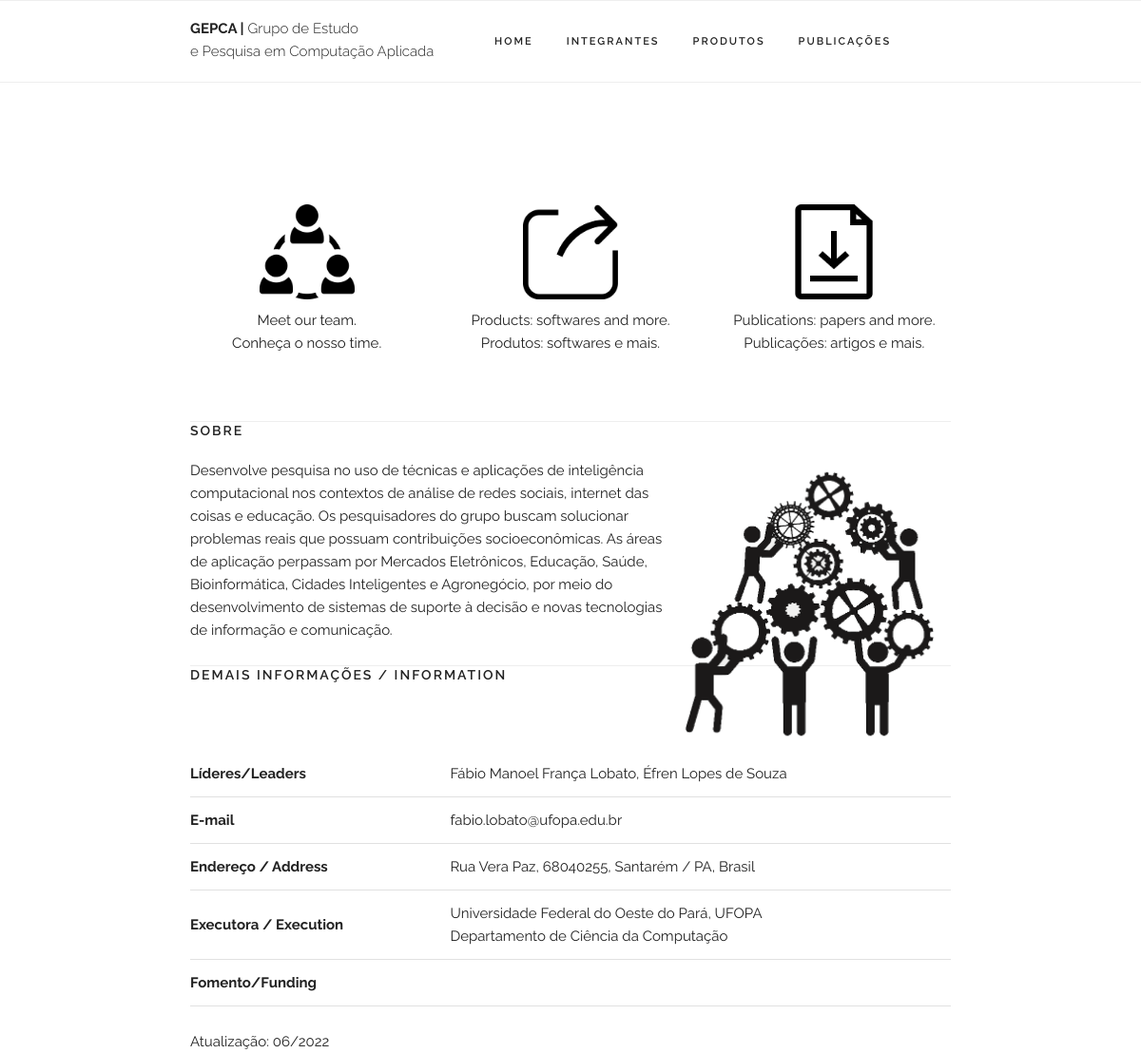
The page / on the database its author committed.
### tables this page shows
CREATE TABLE `resume` (
  `id` int(11) NOT NULL,
  `contexto` varchar(500) NOT NULL,
  `motivacao` varchar(500) NOT NULL,
  `objetivos` varchar(500) NOT NULL,
  `produtos` varchar(500) NOT NULL,
  `coordenador` text NOT NULL,
  `email` varchar(100) NOT NULL,
  `endereco` varchar(255) NOT NULL,
  `executora` varchar(100) NOT NULL,
  `keywords` varchar(100) NOT NULL,
  `fomento` text NOT NULL,
  `vigencia` text NOT NULL
);

### application/controllers/Homepage.php (called while the page is built, shortened)
<?php
class Homepage extends CI_Controller {
	public function __construct(){
		$this->load->library('form_validation');
		$this->load->model('resume_model');
	}
	public function index()
	{
		$lista = $this->resume_model->getMinicursos();
		$data['lista']  = $lista;
		$data['view']		= 'site/home';
		$this->load->view('site/template/index', $data);
	}
}

### index.php (called while the page is built, shortened)
<?php
require_once BASEPATH.'core/CodeIgniter.php';

### application/models/Resume_model.php (called while the page is built, shortened)
<?php  if ( ! defined('BASEPATH')) exit('No direct script access allowed');
class Resume_model extends CI_Model
{
	public function getMinicursos(){
	    return $this->db->get('resume')->result();
	}
}

### application/views/site/home.php (the view)
<section class="header">
      <div class="value-props row">
        <div class="four columns value-prop">
          <a href="<?php echo base_url('team') ?>"><img class="value-img" src="<?php echo base_url('public/images/users.png') ?>" width="100"></a>
          Meet our team. <br>
		  Conheça o nosso time.
        </div>
        <div class="four columns value-prop">
          <a href="prod.html"><img class="value-img" src="<?php echo base_url('public/images/products.png') ?>" width="100"></a>
          Products: softwares and more. <br>
          Produtos: softwares e mais.
        </div>
        <div class="four columns value-prop">
          <a href="data.html"><img class="value-img" src="<?php echo base_url('public/images/dataset.png') ?>" width="100"></a>
          Publications: papers and more. <br>
		  Publicações: artigos e mais.
	  </div>
    </div>
</section>
<nav class="navbar">
  <div class="container">
    <h6>
      <b><br>GEPCA |</b> Grupo de Estudo<br> e Pesquisa em Computação Aplicada
    </h6>
  </div>
  <div class="container">
    <ul class="navbar-list">
    <li class="navbar-item"><a class="navbar-link" href="<?php echo base_url('homepage#resumo') ?>">Home</a></li>
    <li class="navbar-item"><a class="navbar-link" href="<?php echo base_url('team') ?>">Integrantes</a></li>
    <li class="navbar-item"><a class="navbar-link" href="prod.html">Produtos</a></li>
    <li class="navbar-item"><a class="navbar-link" href="<?php echo base_url('publications') ?>">Publicações</a></li> </ul>
  </div>
</nav>
  <div>
    <div class="img-section">
      <img src="<?php echo base_url('public/images/imgbest.png') ?>" alt="">
    </div>
    <div class="docs-section" id="resumo">
      <h4 class="docs-header">SOBRE</h4>
      <p>
      Desenvolve pesquisa no uso de técnicas e aplicações de inteligência computacional
      nos contextos de análise de redes sociais, internet das coisas e educação.
      Os pesquisadores do grupo buscam solucionar problemas reais que possuam contribuições socioeconômicas.
      As áreas de aplicação perpassam por Mercados Eletrônicos, Educação, Saúde, Bioinformática, Cidades Inteligentes e
      Agronegócio, por meio do desenvolvimento de sistemas de suporte à decisão e novas tecnologias de informação e comunicação.
      </p>
    </div>
  </div>
	  <div class="docs-section" id="info">
      <h4 class="docs-header">Demais Informações / Information</h4>
	    <table class="u-full-width">
          <tbody>
            <?php foreach ($lista as $l) {?>
            <tr><td><b>Líderes/Leaders</b></td>
              <td>Fábio Manoel França Lobato, Éfren Lopes de Souza</td></tr>
            <tr><td><b>E-mail</b></td>
              <td><?= $l->email ?></td></tr>
            <tr><td><b>Endereço / Address</b></td>
              <td><?= $l->endereco ?></td></tr>
            <tr><td><b>Executora / Execution</b></td>
              <td><?= $l->executora ?><br>
                  Departamento de Ciência da Computação</td></tr>
            <tr><td><b>Fomento/Funding</b></td><td><?= $l->fomento ?></td></tr>
            <?php }?>
          </tbody>
      </table>
    </div>

### application/views/site/template/index.php (shortened to what this page needs)
<!DOCTYPE html>
<html lang="en">
<head>
  <link rel="stylesheet" href="<?php echo base_url('public/css-s/normalize.css') ?>">
  <link rel="stylesheet" href="<?php echo base_url('public/css-s/skeleton.css') ?>">
  <link rel="stylesheet" href="<?php echo base_url('public/css-s/custom.css') ?>">
  <link rel="stylesheet" href="<?php echo base_url('public/css-s/isg.css') ?>">
</head>
<body class="code-snippets-visible has-docked-nav" cz-shortcut-listen="true">
  <div class="container">
			<?php
				if (isset($view)) {
					$this->load->view($view);
				}
			?>
  </div>
  <footer>
    <div class="section categories">
      <div class="container">
  Atualização: 06/2022
  </div></div>
  </footer>
</body>
</html>

### public/css-s/skeleton.css (style rules this page uses)
.container { position: relative; width: 100%; max-width: 960px; margin: 0 auto; padding: 0 20px; box-sizing: border-box; }
.column, .columns { width: 100%; float: left; box-sizing: border-box; }
@media (min-width: 400px) { .container { width: 85%; padding: 0; } }
@media (min-width: 550px) { .container { width: 80%; } }
@media (min-width: 550px) { .column, .columns { margin-left: 4%; } }
@media (min-width: 550px) { .column:first-child, .columns:first-child { margin-left: 0; } }
@media (min-width: 550px) { .four.columns { width: 30.6666666667%; } }
html { font-size: 62.5%; }
body { font-size: 1.5em; line-height: 1.6; font-weight: 400; font-family: "Raleway", "HelveticaNeue", "Helvetica Neue", Helvetica, Arial, sans-serif; color: #222; }
h1, h2, h3, h4, h5, h6 { margin-top: 0; margin-bottom: 2rem; font-weight: 300; }
h4 { font-size: 2.4rem; line-height: 1.35; letter-spacing: -.08rem; }
h6 { font-size: 1.5rem; line-height: 1.6; letter-spacing: 0; position: absolute; margin-top: -17px; }
@media (min-width: 550px) { h4 { font-size: 3.0rem; } }
@media (min-width: 550px) { h6 { font-size: 1.5rem; } }
p { margin-top: 0; }
a { color: #1EAEDB; }
ul { list-style: circle inside; }
ol, ul { padding-left: 0; margin-top: 0; }
li { margin-bottom: 1rem; }
th, td { padding: 12px 15px; text-align: left; border-bottom: 1px solid #E1E1E1; }
th:first-child, td:first-child { padding-left: 0; }
th:last-child, td:last-child { padding-right: 0; }
pre, blockquote, dl, figure, table, p, ul, ol, form { margin-bottom: 2.5rem; }
.u-full-width { width: 100%; box-sizing: border-box; }
.container:after, .row:after, .u-cf { content: ""; display: table; clear: both; }

### public/css-s/custom.css (style rules this page uses)
.container { max-width: 800px; }
.header { margin-top: 6rem; text-align: center; }
.value-prop { margin-top: 1rem; }
.value-props { margin-top: 4rem; margin-bottom: 4rem; }
.docs-header { text-transform: uppercase; font-size: 1.4rem; letter-spacing: .2rem; font-weight: 600; }
.docs-section { border-top: 1px solid #eee; padding: 4rem 0; margin-bottom: 0; }
.value-img { display: block; text-align: center; margin: 2.5rem auto 0; }
.navbar { display: none; }
@media (min-width: 550px) { .header { margin-top: 18rem; } }
@media (min-width: 550px) { .value-props { margin-top: 9rem; margin-bottom: 7rem; } }
@media (min-width: 550px) { .value-img { margin-bottom: 1rem; } }
@media (min-width: 550px) { .docs-section { padding: 0; } }
@media (min-width: 750px) { .navbar, .navbar-spacer { display: block; width: 100%; height: 6.5rem; background: #fff; z-index: 99; border-top: 1px solid #eee; border-bottom: 1px solid #eee; padding-bottom: 10px; padding-top: 10px; } }
@media (min-width: 750px) { .navbar > .container { width: 100%; } }
@media (min-width: 750px) { .navbar-list { list-style: none; margin-bottom: 0; } }
@media (min-width: 750px) { .navbar-item { position: relative; float: left; margin-bottom: 0; left: 40%; } }
@media (min-width: 750px) { .navbar-link { text-transform: uppercase; font-size: 11px; font-weight: 600; letter-spacing: .2rem; margin-right: 35px; text-decoration: none; line-height: 6.5rem; color: #222; } }
@media (min-width: 750px) { .has-docked-nav .navbar { position: fixed; top: 0; left: 0; } }
@media (min-width: 750px) { .has-docked-nav .navbar > .container { width: 80%; } }

### public/css-s/isg.css (style rules this page uses)
.row { display: flex; flex-flow: row wrap; justify-content: space-between; }

### rows shown on the page
resume: email "fabio.lobato@ufopa.edu.br", endereco "Rua Vera Paz, 68040255, Santarém / PA, Brasil", executora "Universidade Federal do Oeste do Pará, UFOPA"
